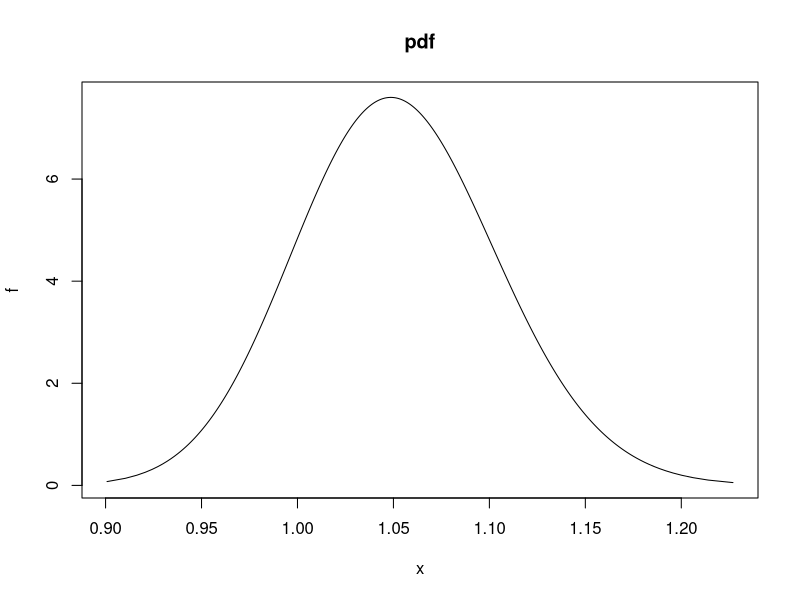
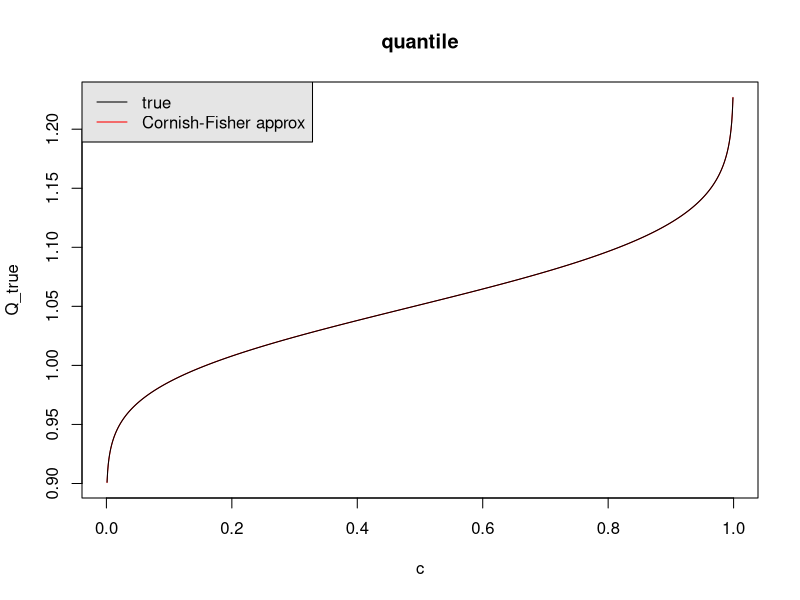

The R source for these figures, in order:
#'This script compares the Cornish-Fisher estimate of the VaR with the true
#'analytical VaR under the lognormal assumptions as described in A. Meucci,
#'"Risk and Asset Allocation", Springer, 2005,  Chapter 5.
#'
#' @references
#' A. Meucci - "Exercises in Advanced Risk and Portfolio Management"
#'  \url{http://symmys.com/node/170}, "E 223 - Cornish-Fisher approximation of
#' the Value-at-Risk".
#'
#' See Meucci's script for "S_CornishFisher.m"
#
#' @author Xavier Valls \email{xaviervallspla@@gmail.com}

################################################################################
### Inputs 
mu  <- 0.05
sig <- 0.05 # NB: change here and see the impact of approximation

################################################################################
### Process data
E_X  <- exp(mu + sig ^ 2 / 2)
Sd_X <- exp(mu + sig ^ 2 / 2) * sqrt(exp(sig ^ 2) - 1)
Sk_X <- sqrt(exp(sig ^ 2) - 1) * (exp(sig ^ 2) + 2)

c <- seq(0.001, 0.999, 0.001)
z <- qnorm(c)

Q_CF   <- E_X + Sd_X * (z + Sk_X  /  6 * (z ^ 2 - 1))
Q_true <- qlnorm(c,mu,sig)

x <- Q_true
f <- dlnorm(x, mu, sig)

################################################################################
### Plots
dev.new()
plot(x, f, type= "l", main = "pdf")

dev.new()
plot(c, Q_true, type = "l", col = "red", main = "quantile")
lines(c, Q_CF)
legend("topleft", 1.9, c("true", "Cornish-Fisher approx"),
	   col = c("black","red"), lty = 1, bg = "gray90")
